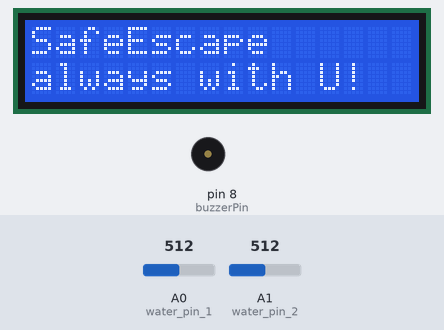
The sketch below on a simulated Arduino Uno, built with avr-gcc and run on an emulated ATmega328P. Shown: 16×2 character LCD, buzzer (waves = sounding, pin HIGH). The inputs (shaded band) are chosen by the test bench; at power-on: A0 (water_pin_1) = 512, A1 (water_pin_2) = 512. Pins used as bus, display or sensor lines are not drawn; what the sketch prints to the serial monitor is not drawn.

Above: at 1.2 s.
At 13.3 s:
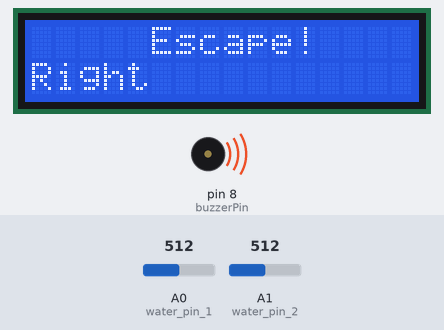
13.4 s: A0 (water_pin_1) set to 599
15.4 s: A0 (water_pin_1) set to 625
At 17.4 s:
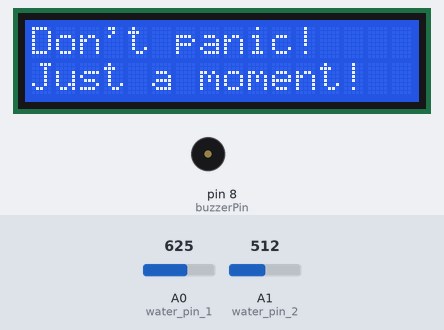
17.7 s: A0 (water_pin_1) set to 511
At 19.5 s:
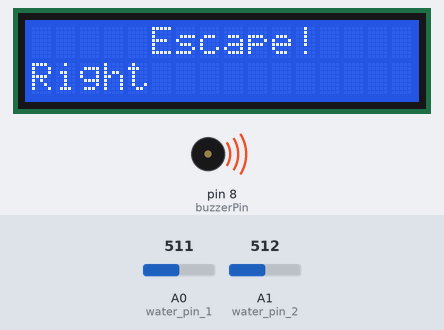
19.8 s: A0 (water_pin_1) set to 716
At 21.6 s:
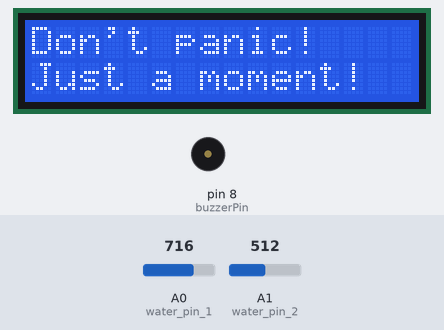
Timing chart, 0 to 22.8 s (numbered marks = the images above; inputs shaded):
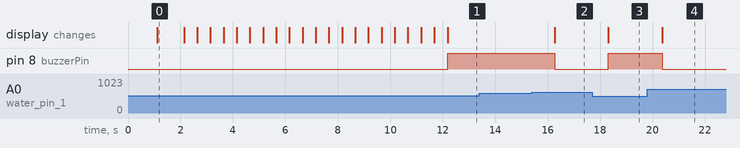

The sketch:

water_main.ino
```cpp
#include <Wire.h>                        // i2C 통신을 위한 라이브러리
#include <LiquidCrystal_I2C.h>           // LCD 2004 I2C용 라이브러리

LiquidCrystal_I2C lcd(0x27, 16, 2);      // I2C 주소 0x27로 LCD 초기화
int water_pin_1 = A0;  // External water level sensor connected to A0
int water_pin_2 = A1;  // Internal water level sensor connected to A1
int buzzerPin = 8;
int rightSensor = 12;

int threshold =100;    // Threshold value


// 스마일 이모티콘
byte smile[8] = {
  0b00000,
  0b01010,
  0b00000,
  0b00000,
  0b10001,
  0b01110,
  0b00000,
  0b00000,
};

void setup() {
  Serial.begin(9600);     // Initialize the serial monitor
  pinMode(water_pin_1, INPUT);  // Set water_pin_1 as input
  pinMode(water_pin_2, INPUT);  // Set water_pin_2 as input
  pinMode(buzzerPin, OUTPUT);
  pinMode(rightSensor, OUTPUT);
  digitalWrite(buzzerPin, LOW);
  digitalWrite(rightSensor, LOW);

  lcd.init();                      // LCD 초기화
  lcd.backlight();                 // 백라이트 켜기
  lcd.createChar(1, smile);        // 스마일 모양 커스텀 캐릭터 생성

  // 첫 번째 메시지 출력
  lcd.setCursor(0,0);
  lcd.print("Your Safety");
  lcd.setCursor(0,1);
  lcd.print("is our priority");
  delay(1000);

  // 두 번째 메시지 출력
  lcd.clear();
  lcd.setCursor(0,0);
  lcd.print("SafeEscape");
  lcd.setCursor(0,1);
  lcd.print("always with U!");
  delay(1000);

  // 세 번째 메시지 출력
  lcd.clear();
  lcd.setCursor(2,0);
  lcd.print("HopeBellight");

  // 스마일 이모티콘 깜빡이기
  blinkSmile();
  lcd.setCursor(7, 1);            // 스마일 이모티콘 위치 설정 (0열, 1행)
  lcd.write(byte(1));             // 스마일 이모티콘 출력
}

void blinkSmile() {
  for (int i = 0; i < 10; i++) {    // 10번 깜빡이도록 설정
    lcd.setCursor(7, 1);            // 스마일 이모티콘 위치 설정 (0열, 1행)
    lcd.write(byte(1));             // 스마일 이모티콘 출력
    delay(500);                     // 0.5초 대기

    lcd.setCursor(7, 1);            // 스마일 이모티콘 위치에 다시 커서 설정
    lcd.print(" ");                 // 스마일 이모티콘 지우기
    delay(500);                     // 0.5초 대기
  }
}

void loop() {
  int water_level_1 = analogRead(water_pin_1); // Read water level from sensor 1
  int water_level_2 = analogRead(water_pin_2); // Read water level from sensor 2

  int difference = water_level_1 - water_level_2; // Calculate the difference

  Serial.print("Water_1: ");
  Serial.print(water_level_1);
  Serial.print("   Water_2: ");
  Serial.println(water_level_2);

  if (water_level_1 > 300){
    if (difference < threshold) {
      lcd.clear();
      lcd.setCursor(5,0);
      lcd.print("Escape!");
      digitalWrite(buzzerPin, HIGH);
      lcd.setCursor(0,1);
      lcd.print("Right");
      digitalWrite(rightSensor, HIGH);

    }
    else {
      lcd.clear();
      lcd.setCursor(0,0);
      lcd.print("Don't panic!");
      lcd.setCursor(0,1);
      lcd.print("Just a moment!");
      digitalWrite(buzzerPin, LOW);
      digitalWrite(rightSensor, LOW);

  }

  delay(1000);  // Wait for 1 second before the next loop iteration
}
}
```

Measured:
- the behaviour switches between 611 and 612 on A0 (water_pin_1) (found by bisection; images 1 and 2)
- after the input at 13.4 s, every drawn part: stays the same
- after the input at 15.4 s, pin 8 (buzzerPin): HIGH → LOW after 0.87 s; the display: changes after 0.87 s (image 2)
- after the input at 17.7 s, pin 8 (buzzerPin): LOW → HIGH after 0.61 s; the display: changes after 0.62 s (image 3)
- after the input at 19.8 s, pin 8 (buzzerPin): HIGH → LOW after 0.56 s; the display: changes after 0.56 s (image 4)
- what the display in image 0 shows lasts 1.0 s, from 1.1 s to 2.1 s
